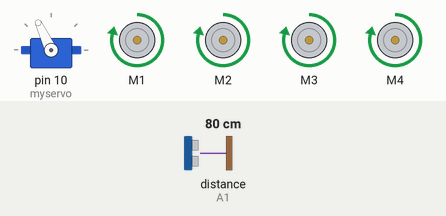
Simulated run of this sketch. Board: Arduino Uno, built with avr-gcc and run on an emulated ATmega328P. On the bench: servo, 4 × DC motor (green arrow = forward, orange = backward, longer = faster). Inputs (shaded band) come from the test bench; at power-on: distance to the obstacle (sensor on A1) 80 cm. The echo pulse lasts 58.3 µs per cm.

Above: at 3.9 s.
4.0 s: distance to the obstacle (sensor on A1) set to 17 cm
5.5 s: distance to the obstacle (sensor on A1) set to 14 cm
At 7.1 s:
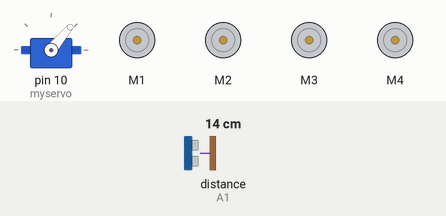
8.5 s: distance to the obstacle (sensor on A1) set to 18 cm
At 8.9 s:
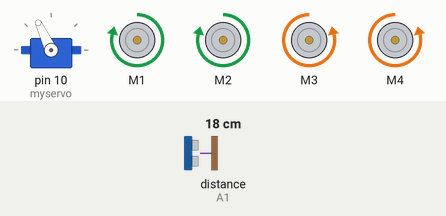
11.3 s: distance to the obstacle (sensor on A1) set to 2 cm
At 13.9 s:
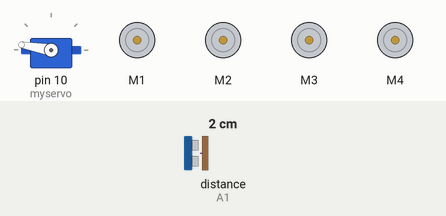
14.3 s: distance to the obstacle (sensor on A1) set to 35 cm
At 15.02 s:
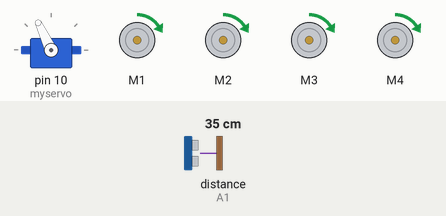
Timing chart, 0 to 17.3 s (numbered marks = the images above; inputs shaded):
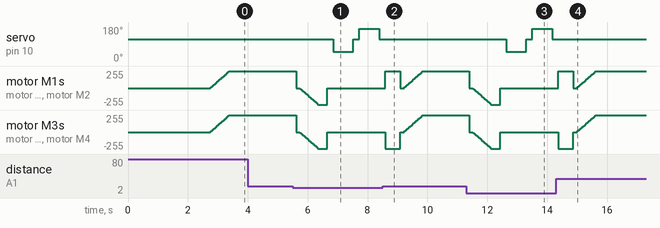

Measured:
- the behaviour switches between 16 and 15 cm on distance to the obstacle (sensor on A1) (found by bisection; images 0 and 1)
- after the input at 4.0 s, every drawn part: stays the same
- after the input at 5.5 s, servo on pin 10 (myservo): 115° → 50° after 1.4 s, → 115° 0.67 s later, → 170° 0.20 s later, → 115° 0.67 s later
- after the input at 8.5 s, servo on pin 10 (myservo): stays 115° (without the input it goes to 50° after 1.9 s)
- after the input at 11.3 s, servo on pin 10 (myservo): 115° → 50° after 1.3 s, → 115° 0.67 s later, → 170° 0.20 s later, → 115° 0.67 s later
- after the input at 14.3 s, servo on pin 10 (myservo): stays 115° (without the input it goes to 50° after 1.9 s)

The sketch:

mobility_wUS.ino
```cpp
/*
  The mobility function did not make it to the final version of the device due to constraints.
  Configuration is taken from an open-source project.
  You can use this in your project if you want to integrate obstacle detection and mobility as four-wheeled device (rover) using dc motors.
  It is tested but is not optimized for the rest of the sensors used in the project. Configure as needed (e.g. halting when the dust sensor exceeds threshold number).
  Sensor: HC-SR04
*/

#include <AFMotor.h>
#include <NewPing.h>
#include <Servo.h>

#define TRIG_PIN A0
#define ECHO_PIN A1
#define MAX_DISTANCE 200
#define MAX_SPEED 250 // sets speed of DC  motors
#define MAX_SPEED_OFFSET 20

NewPing sonar(TRIG_PIN, ECHO_PIN, MAX_DISTANCE);

AF_DCMotor motor1(1, MOTOR12_1KHZ);
AF_DCMotor motor2(2, MOTOR12_1KHZ);
AF_DCMotor motor3(3, MOTOR34_1KHZ);
AF_DCMotor motor4(4, MOTOR34_1KHZ);
Servo myservo;

boolean goesForward=false;
int distance = 100;
int speedSet = 0;

void setup() {

  myservo.attach(10);
  myservo.write(115);
  delay(2000);
  distance = readPing();
  delay(100);
  distance = readPing();
  delay(100);
  distance = readPing();
  delay(100);
  distance = readPing();
  delay(100);
}

void loop() {
 int distanceR = 0;
 int distanceL =  0;
 delay(40);

 if(distance<=15)
 {
  moveStop();
  delay(100);
  moveBackward();
  delay(300);
  moveStop();
  delay(200);
  distanceR = lookRight();
  delay(200);
  distanceL = lookLeft();
  delay(200);

  if(distanceR>=distanceL)
  {
    turnRight();
    moveStop();
  }else
  {
    turnLeft();
    moveStop();
  }
 }else
 {
  moveForward();
 }
 distance = readPing();
}

int lookRight()
{
    myservo.write(50);
    delay(500);
    int distance = readPing();
    delay(100);
    myservo.write(115);
    return distance;
}

int lookLeft()
{
    myservo.write(170);
    delay(500);
    int distance = readPing();
    delay(100);
    myservo.write(115);
    return distance;
    delay(100);
}

int readPing() {
  delay(70);
  int cm = sonar.ping_cm();
  if(cm==0)
  {
    cm = 250;
  }
  return cm;
}

void moveStop() {
  motor1.run(RELEASE);
  motor2.run(RELEASE);
  motor3.run(RELEASE);
  motor4.run(RELEASE);
  }

void moveForward() {

 if(!goesForward)
  {
    goesForward=true;
    motor1.run(FORWARD);
    motor2.run(FORWARD);
    motor3.run(FORWARD);
    motor4.run(FORWARD);
   for (speedSet = 0; speedSet < MAX_SPEED; speedSet +=2) // slowly bring the speed up to avoid loading down the batteries too quickly
   {
    motor1.setSpeed(speedSet);
    motor2.setSpeed(speedSet);
    motor3.setSpeed(speedSet);
    motor4.setSpeed(speedSet);
    delay(5);
   }
  }
}

void moveBackward() {
    goesForward=false;
    motor1.run(BACKWARD);
    motor2.run(BACKWARD);
    motor3.run(BACKWARD);
    motor4.run(BACKWARD);
  for (speedSet = 0; speedSet < MAX_SPEED; speedSet +=2) // slowly bring the speed up to avoid loading down the batteries too quickly
  {
    motor1.setSpeed(speedSet);
    motor2.setSpeed(speedSet);
    motor3.setSpeed(speedSet);
    motor4.setSpeed(speedSet);
    delay(5);
  }
}

void turnRight() {
  motor1.run(FORWARD);
  motor2.run(FORWARD);
  motor3.run(BACKWARD);
  motor4.run(BACKWARD);
  delay(500);
  motor1.run(FORWARD);
  motor2.run(FORWARD);
  motor3.run(FORWARD);
  motor4.run(FORWARD);
}

void turnLeft() {
  motor1.run(BACKWARD);
  motor2.run(BACKWARD);
  motor3.run(FORWARD);
  motor4.run(FORWARD);
  delay(500);
  motor1.run(FORWARD);
  motor2.run(FORWARD);
  motor3.run(FORWARD);
  motor4.run(FORWARD);
}
```

dust_sintegration.cpp
```cpp
/*
  Configuration taken from: Refrains : https://create.arduino.cc/projecthub/mircemk/diy-air-quality-monitor-with-sharp-gp2y1010au0f-sensor-7b0262
  Sensor: Sharp Optical Dust Sensor (GP2Y1010AU0F)

*/

#include "dust_sintegration.h"
#include <Arduino.h>


SHARP::SHARP(int measurePin, int ledPin) {
  sensorPin_third = measurePin;
  sensorPin_fourth = ledPin;
}

float SHARP::readDust() {

    int samplingTime = 280;
    int deltaTime = 40;
    int sleepTime = 9680;

    float voMeasured = 0;
    float calcVoltage = 0;
    float dustDensity = 0;


  digitalWrite(sensorPin_fourth,LOW); // power on the LED
  delayMicroseconds(samplingTime);

  voMeasured = analogRead(sensorPin_third); // read the dust value

  delayMicroseconds(deltaTime);
  digitalWrite(sensorPin_fourth,HIGH); // turn the LED off
  delayMicroseconds(sleepTime);

  // 0 - 5V mapped to 0 - 1023 integer values
  // recover voltage
  calcVoltage = voMeasured * (5.0 / 1024.0);

  // linear eqaution taken from http://www.howmuchsnow.com/arduino/airquality/
  // Chris Nafis (c) 2012
  dustDensity = 170 * calcVoltage - 0.1;

  return dustDensity; // Return the calculated dust intensity
}
```

hnt_sintegration.cpp
```cpp
/*
  Configuration taken from open-source project
  Sensor: DHT11 Humidity and Temperature Sensor
*/

#include "hnt_sintegration.h"
#include <Arduino.h>
#include <dht11.h>


DHT11::DHT11(int pin) {
  sensorPin_second = pin;
}

//Call the following function to check if the sensor is working
int DHT11::readhnt() {
  dht11 myDHT11;
  int chk = myDHT11.read(sensorPin_second);

  Serial.print("Read sensor: ");
  switch (chk)
  {
    case DHTLIB_OK:
    Serial.println("OK");
    break;
    case DHTLIB_ERROR_CHECKSUM:
    Serial.println("Checksum error");
    break;
    case DHTLIB_ERROR_TIMEOUT:
    Serial.println("Time out error");
    break;
    default:
    Serial.println("Unknown error");
    break;
  }

}

//read the humidity input
double DHT11::humidity() {
    dht11 myDHT11;
    myDHT11.read(sensorPin_second);
    return ((float)myDHT11.humidity);
}

//read the temperature input
double DHT11::temperature() {
    dht11 myDHT11;
    myDHT11.read(sensorPin_second);
    return ((float)myDHT11.temperature);
}


//convert to fahr
double DHT11::fahrenheit(double celsius) {
  return ((float)1.8 * celsius + 32);
}

//convert to kelvin
double DHT11::kelvin(double celsius){
  return ((float)celsius + 273.15);
}

double DHT11::dewPoint(double celsius, double humidity){
  // reference (1) : https://wahiduddin.net/calc/density_algorithms.htm
  // reference (2) : https://www.colorado.edu/geography/weather_station/Geog_site/about.htm
  // (1) Saturation Vapor Pressure = ESGG(T)
  double RATIO = 373.15 / (273.15 + celsius);
  double RHS = -7.90298 * (RATIO - 1);
  RHS += 5.02808 * log10(RATIO);
  RHS += -1.3816e-7 * (pow(10, (11.344 * (1 - 1/RATIO ))) - 1) ;
  RHS += 8.1328e-3 * (pow(10, (-3.49149 * (RATIO - 1))) - 1) ;
  RHS += log10(1013.246);

        // factor -3 is to adjust units - Vapor Pressure SVP * humidity
  double VP = pow(10, RHS - 3) * humidity;

        // (2) DEWPOINT = F(Vapor Pressure)
  double T = log(VP/0.61078);   // temp var
  return ((float)(241.88 * T) / (17.558 - T));
}

// delta max = 0.6544 wrt dewPoint()
// 6.9 x faster than dewPoint()
// reference: https://en.wikipedia.org/wiki/Dew_point
double DHT11::dewPointFast(double celsius, double humidity){
  double a = 17.271;
  double b = 237.7;
  double temp = (a * celsius) / (b + celsius) + log(humidity*0.01);
  double Td = ((float)(b * temp) / (a - temp));
  return Td;
}
```

light_sintegration.cpp
```cpp
/*
  Configuration taken from: http://www.seeedstudio.com
  Sensor: Grove - Light Sensor
*/

#include "light_sintegration.h"
#include <math.h>
#include <Arduino.h>


LightSensor::LightSensor(int pin) {
  sensorPin = pin;
}

float LightSensor::readLight() {
  int sensorValue = analogRead(sensorPin);
  float Rsensor = (float)(1023 - sensorValue) * 10 / sensorValue;

  // Print sensor and resistance values for debugging (optional)
  // Serial.print("The analog read data is: ");
  // Serial.println(sensorValue);
  // Serial.print("The sensor resistance is: ");
  // Serial.println(Rsensor);

  return Rsensor; // Return the calculated light intensity
}
```
